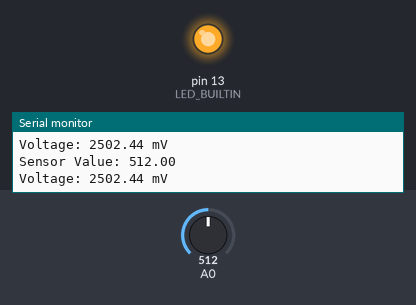
A sketch run on a simulated Arduino Uno, built with avr-gcc and run on an emulated ATmega328P. On the bench: output pins drawn as LEDs (lit = HIGH), the last lines printed to the serial monitor. Inputs (shaded band) come from the test bench; at power-on: A0 = 512.

Above: at 1.2 s.
1.3 s: A0 set to 414
4.3 s: A0 set to 390
At 4.7 s:
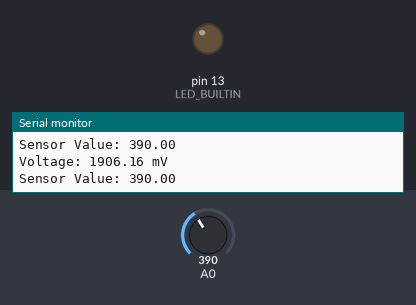
5.8 s: A0 set to 410
At 7.0 s:
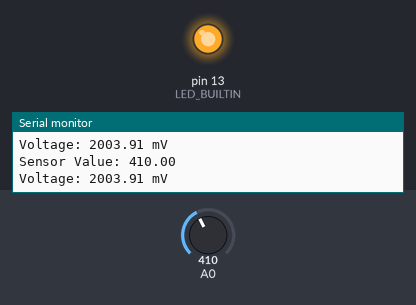
8.8 s: A0 set to 306
At 10.3 s:
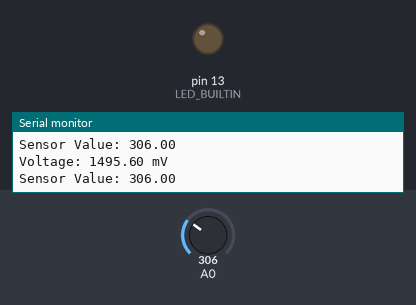
Timing chart, 0 to 11.8 s (numbered marks = the images above; inputs shaded):
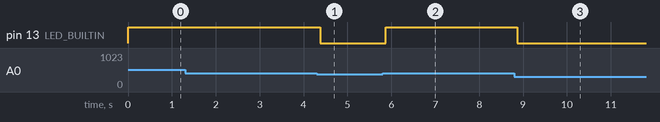

The sketch:

Gesture_Recognition_Arduino_Code.ino
```cpp
/* Author: Alia Azadi

   Code for Summer 2021 Internship at San Francisco State University at ICE Lab http://www.sfsu-icelab.org/
   Reads electromyography signals on forarms and preforms gesture recognition
   Prints senor and voltage values on Serial Plotter

   Hardware: Sparkfun Myoware Muscle Sensor Kit https://www.sparkfun.com/products/14409, Arduino Uno

  */

void setup()
{
  pinMode(LED_BUILTIN, OUTPUT);
  Serial.begin(9600);

  cli();

  TCCR1A = 0;
  TCCR1B = 0;
  TCNT1  = 0;
  OCR1A = 15624;
  TCCR1B |= (1 << WGM12);
  TCCR1B |= (1 << CS12) | (1 << CS10);
  TIMSK1 |= (1 << OCIE1A);

  sei();
}

ISR(TIMER1_COMPA_vect){
}
void loop(){
 float sensorValue = analogRead(A0);
 float millivolt = (sensorValue/1023)*5;

  Serial.print("Sensor Value: ");
  Serial.println(sensorValue);

  Serial.print("Voltage: ");
  Serial.print(millivolt*1000);
  Serial.println(" mV");
  Serial.println("");


if (sensorValue <= 400) {
  digitalWrite(LED_BUILTIN, LOW);
}
if (sensorValue > 400) {
  digitalWrite(LED_BUILTIN, HIGH);
}
}
```

Measured:
- the behaviour switches between 401 and 400 on A0 (found by bisection; images 0 and 1)
- after the input at 4.3 s, pin 13 (LED_BUILTIN): HIGH → LOW after 0.08 s
- after the input at 5.8 s, pin 13 (LED_BUILTIN): LOW → HIGH after 0.08 s
- after the input at 8.8 s, pin 13 (LED_BUILTIN): HIGH → LOW after 0.07 s
